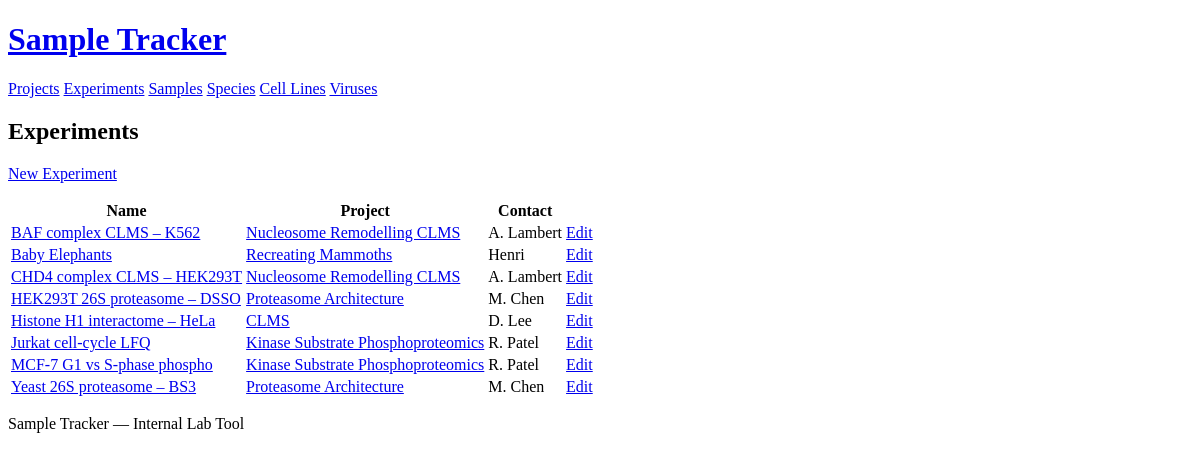
Screenshot of /experiments with the database file from the repository.
### models.py (models this page shows)
class Experiment(db.Model):
    __tablename__ = "experiment"
    id = db.Column(db.Integer, primary_key=True, autoincrement=True)
    project_id = db.Column(db.Integer, db.ForeignKey("project.id"), nullable=False)
    name = db.Column(db.Text, nullable=False)
    description = db.Column(db.Text)
    contact_person = db.Column(db.Text)
    project = db.relationship("Project", back_populates="experiments")
    samples = db.relationship("Sample", back_populates="experiment")

class Project(db.Model):
    __tablename__ = "project"
    id = db.Column(db.Integer, primary_key=True, autoincrement=True)
    code = db.Column(db.Text, nullable=False)
    name = db.Column(db.Text, nullable=False)
    description = db.Column(db.Text)
    contact_person = db.Column(db.Text)
    active = db.Column(db.Boolean, nullable=False, default=True)
    experiments = db.relationship("Experiment", back_populates="project")

### app.py (the view)
@app.route("/experiments")
def experiment_list():
    experiments = (
        Experiment.query.join(Project)
        .filter(Project.active == True)  # noqa: E712
        .order_by(Experiment.name)
        .all()
    )
    return render_template("experiment/list.html", experiments=experiments)

### templates/experiment/list.html (shortened to what this page needs)
{% extends "base.html" %}
{% block content %}
<h2>Experiments</h2>
<p><a href="{{ url_for('experiment_create') }}" role="button">New Experiment</a></p>
<table>
  <thead>
    <tr>
      <th>Name</th>
      <th>Project</th>
      <th>Contact</th>
      <th></th>
    </tr>
  </thead>
  <tbody>
    {% for experiment in experiments %}
    <tr>
      <td><a href="{{ url_for('experiment_detail', id=experiment.id) }}">{{ experiment.name }}</a></td>
      <td><a href="{{ url_for('project_detail', id=experiment.project.id) }}">{{ experiment.project.name }}</a></td>
      <td>{{ experiment.contact_person or '' }}</td>
      <td><a href="{{ url_for('experiment_edit', id=experiment.id) }}">Edit</a></td>
    </tr>
    {% else %}
    <tr><td colspan="4">No experiments found.</td></tr>
    {% endfor %}
  </tbody>
</table>
{% endblock %}

### rows the page displays
Experiment: name "BAF complex CLMS – K562", project.name "Nucleosome Remodelling CLMS", contact_person "A. Lambert"
Experiment: name "Baby Elephants", project.name "Recreating Mammoths", contact_person "Henri"
Experiment: name "CHD4 complex CLMS – HEK293T", project.name "Nucleosome Remodelling CLMS", contact_person "A. Lambert"
Experiment: name "HEK293T 26S proteasome – DSSO", project.name "Proteasome Architecture", contact_person "M. Chen"
Experiment: name "Histone H1 interactome – HeLa", project.name "CLMS", contact_person "D. Lee"
Experiment: name "Jurkat cell-cycle LFQ", project.name "Kinase Substrate Phosphoproteomics", contact_person "R. Patel"
Experiment: name "MCF-7 G1 vs S-phase phospho", project.name "Kinase Substrate Phosphoproteomics", contact_person "R. Patel"
Experiment: name "Yeast 26S proteasome – BS3", project.name "Proteasome Architecture", contact_person "M. Chen"
